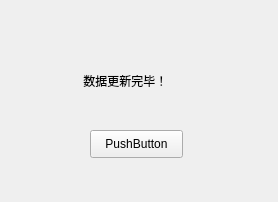
<?xml version="1.0" encoding="UTF-8"?>
<ui version="4.0">
 <class>Form</class>
 <widget class="QWidget" name="Form">
  <property name="geometry">
   <rect>
    <x>0</x>
    <y>0</y>
    <width>278</width>
    <height>202</height>
   </rect>
  </property>
  <property name="windowTitle">
   <string>Form</string>
  </property>
  <widget class="QLabel" name="label">
   <property name="geometry">
    <rect>
     <x>80</x>
     <y>40</y>
     <width>121</width>
     <height>81</height>
    </rect>
   </property>
   <property name="text">
    <string> 数据更新完毕！</string>
   </property>
  </widget>
  <widget class="QPushButton" name="pushButton">
   <property name="geometry">
    <rect>
     <x>90</x>
     <y>130</y>
     <width>93</width>
     <height>28</height>
    </rect>
   </property>
   <property name="text">
    <string>PushButton</string>
   </property>
  </widget>
 </widget>
 <resources/>
 <connections/>
</ui>
